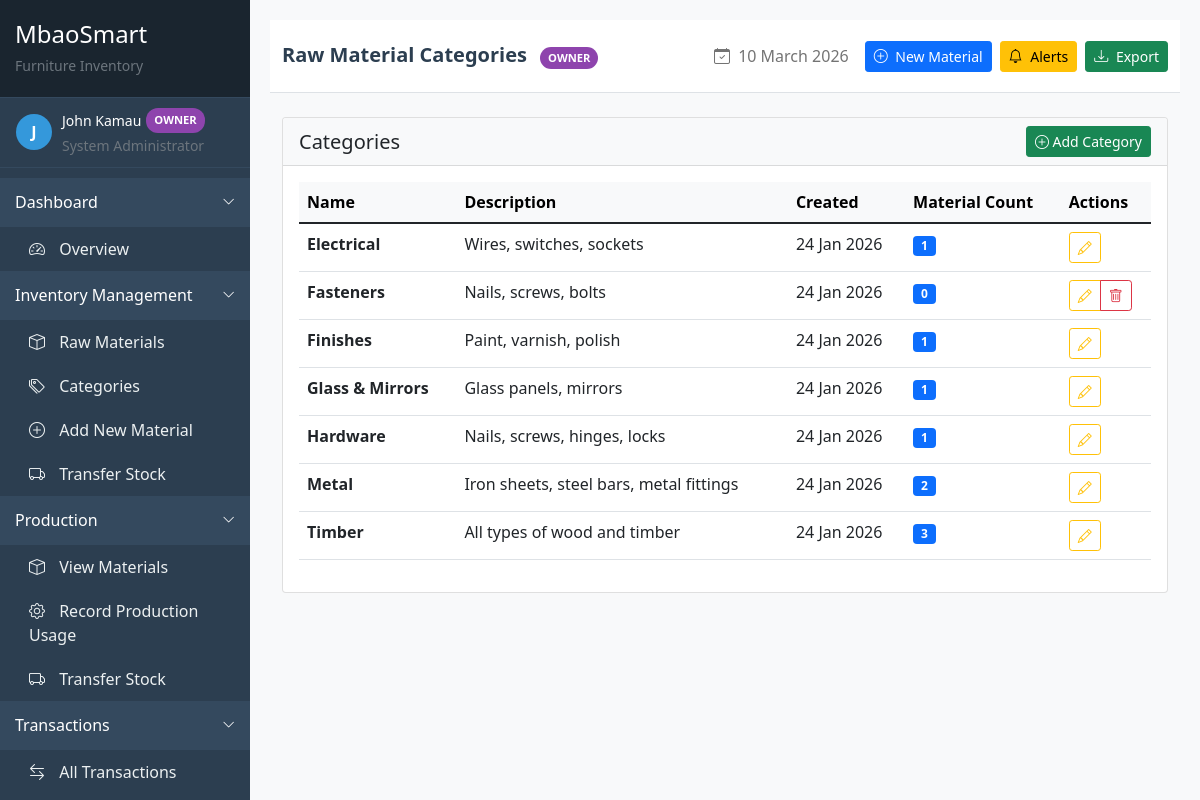
Before: /inventory/categories/ (signed in) with the older database file.
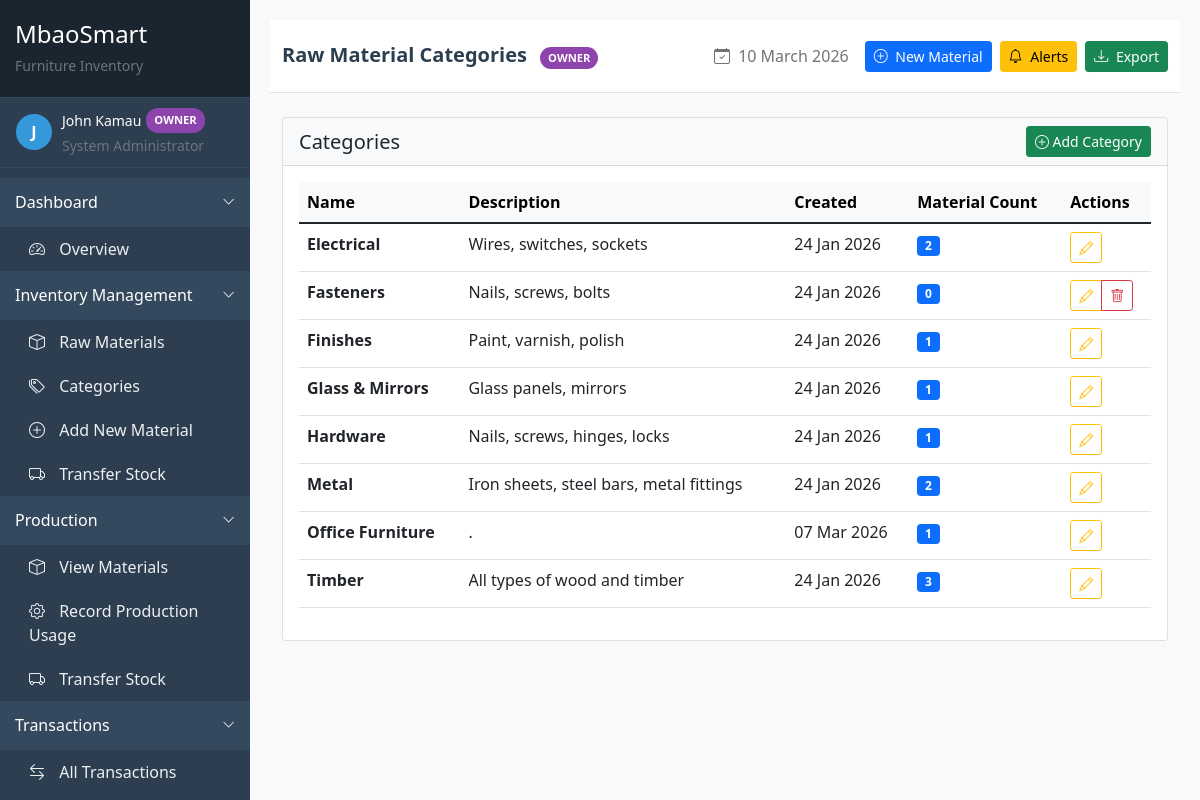
After: the same page with the newer database file.
### inventory/models.py (models this page shows, shortened)
class RawMaterialCategory(models.Model):
    name = models.CharField(max_length=100)
    description = models.TextField(blank=True)
    created_at = models.DateTimeField(auto_now_add=True)
    class Meta:
        ordering = ['name']
        verbose_name = "Raw Material Category"
        verbose_name_plural = "Raw Material Categories"

### inventory/views.py (the view)
# urls.py: path('categories/', views.CategoryListView.as_view(), name='category_list'),
class CategoryListView(LoginRequiredMixin, PermissionRequiredMixin, ListView):
    model = RawMaterialCategory
    template_name = 'inventory/category_list.html'
    context_object_name = 'categories'
    permission_required = 'inventory.view_rawmaterialcategory'
    def get_context_data(self, **kwargs):
        context = super().get_context_data(**kwargs)
        context['title'] = 'Raw Material Categories'
        return context

### inventory/context_processors.py (called while the page is built)
def stock_alert_count(request):
    if request.user.is_authenticated:
        count = StockAlert.objects.filter(is_active=True).count()
        return {'stock_alert_count': count}
    return {'stock_alert_count': 0}

### templates/inventory/category_list.html (shortened to what this page needs)
{% extends 'base/base.html' %}
{% block page_title %}Raw Material Categories{% endblock %}
{% block content %}
<div class="row mb-4">
    <div class="col-md-12">
        <div class="card">
            <div class="card-header bg-light">
                <div class="d-flex justify-content-between align-items-center">
                    <h5 class="mb-0">Categories</h5>
                    {% if perms.inventory.add_rawmaterialcategory %}
                    <a href="{% url 'inventory:category_create' %}" class="btn btn-sm btn-success">
                        <i class="bi bi-plus-circle"></i> Add Category
                    </a>
                    {% endif %}
                </div>
            </div>
            <div class="card-body">
                {% if categories %}
                <div class="table-responsive">
                    <table class="table table-hover">
                        <thead class="table-light">
                            <tr>
                                <th>Name</th>
                                <th>Description</th>
                                <th>Created</th>
                                <th>Material Count</th>
                                <th>Actions</th>
                            </tr>
                        </thead>
                        <tbody>
                            {% for category in categories %}
                            <tr>
                                <td>
                                    <strong>{{ category.name }}</strong>
                                </td>
                                <td>
                                    {% if category.description %}
                                    {{ category.description|truncatechars:100 }}
                                    {% else %}
                                    <span class="text-muted">No description</span>
                                    {% endif %}
                                </td>
                                <td>{{ category.created_at|date:"d M Y" }}</td>
                                <td>
                                    <span class="badge bg-primary">{{ category.raw_materials.count }}</span>
                                </td>
                                <td>
                                    <div class="btn-group btn-group-sm">
                                        {% if perms.inventory.change_rawmaterialcategory %}
                                        <a href="{% url 'inventory:category_edit' category.pk %}"
                                           class="btn btn-outline-warning" title="Edit">
                                            <i class="bi bi-pencil"></i>
                                        </a>
                                        {% endif %}
                                        {% if perms.inventory.delete_rawmaterialcategory and category.raw_materials.count == 0 %}
                                        <a href="{% url 'inventory:category_delete' category.pk %}"
                                           class="btn btn-outline-danger" title="Delete">
                                            <i class="bi bi-trash"></i>
                                        </a>
                                        {% endif %}
                                    </div>
                                </td>
                            </tr>
                            {% endfor %}
                        </tbody>
                    </table>
                </div>
                {% endif %}
            </div>
        </div>
    </div>
</div>
{% endblock %}

Changed rows visible on the page:
computed for RawMaterialCategory "Electrical": raw_materials.count "1" → "2"
added RawMaterialCategory: name "Office Furniture", description ".", created_at "07 Mar 2026", raw_materials.count "1"
